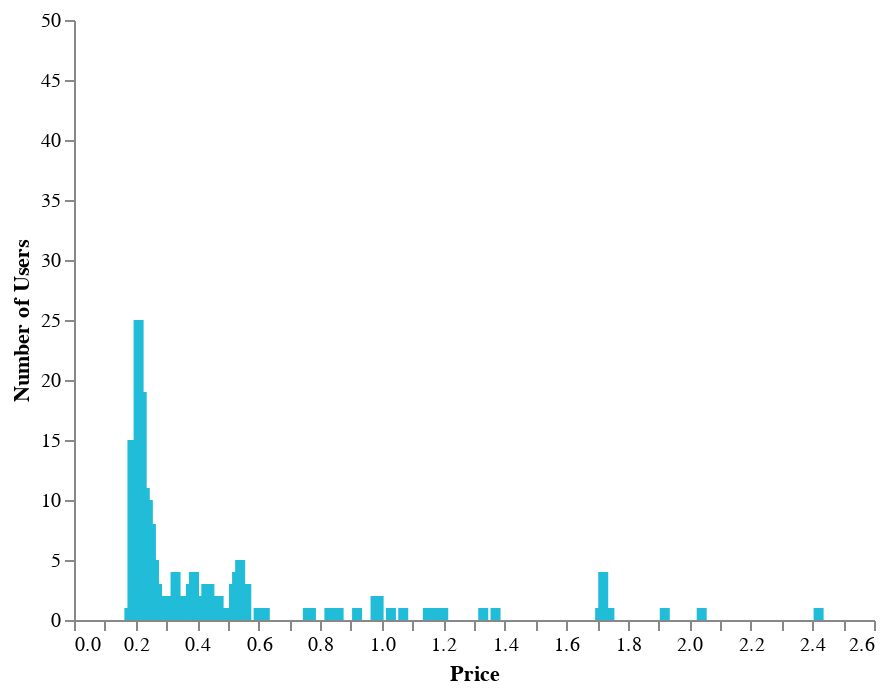

The notebook cell this image was saved under:
### Code cell
cp.first_price_chart(dp.first_price_parse_df)

### Figure 1 — Vega-Lite specification as saved in the notebook (floating-point values rounded to 4 significant figures)
{"config": {"view": {"continuousWidth": 400, "continuousHeight": 300, "strokeOpacity": 0}, "axis": {"grid": false}, "mark": {"color": "#21bcd7"}}, "data": {"name": "data-86ecc6751405eb8bba1826577b2ce2d6"}, "mark": "bar", "encoding": {"tooltip": [{"field": "Number of Users", "type": "quantitative"}, {"field": "Price", "type": "quantitative"}], "x": {"axis": {"labelAngle": 0, "tickBand": "center", "tickCount": 20}, "field": "Price", "type": "quantitative"}, "y": {"field": "Number of Users", "scale": {"domainMax": 50}, "type": "quantitative"}}, "height": 300, "$schema": "https://vega.github.io/schema/vega-lite/v4.17.0.json", "datasets": {"data-86ecc6751405eb8bba1826577b2ce2d6": [{"Price": 0.53, "Number of Users": 4}, {"Price": 0.56, "Number of Users": 3}, {"Price": 0.92, "Number of Users": 1}, {"Price": 0.51, "Number of Users": 1}, {"Price": 0.26, "Number of Users": 5}, {"Price": 1.52, "Number of Users": 0}, {"Price": 0.83, "Number of Users": 1}, {"Price": 0.76, "Number of Users": 1}, {"Price": 0.41, "Number of Users": 2}, {"Price": 1.07, "Number of Users": 1}, {"Price": 1.35, "Number of Users": 0}, {"Price": 0.29, "Number of Users": 1}, {"Price": 0.6, "Number of Users": 1}, {"Price": 0.99, "Number of Users": 2}, {"Price": 0.32, "Number of Users": 1}, {"Price": 1.18, "Number of Users": 0}, {"Price": 0.22, "Number of Users": 19}, {"Price": 1.03, "Number of Users": 1}, {"Price": 1.19, "Number of Users": 0}, {"Price": 0.62, "Number of Users": 1}, {"Price": 0.27, "Number of Users": 3}, {"Price": 1.69, "Number of Users": 0}, {"Price": 0.57, "Number of Users": 0}, {"Price": 0.43, "Number of Users": 3}, {"Price": 0.45, "Number of Users": 0}, {"Price": 0.33, "Number of Users": 4}, {"Price": 0.91, "Number of Users": 0}, {"Price": 1.74, "Number of Users": 1}, {"Price": 1.2, "Number of Users": 1}, {"Price": 0.7, "Number of Users": 0}, {"Price": 2.14, "Number of Users": 0}, {"Price": 2.04, "Number of Users": 1}, {"Price": 1.3, "Number of Users": 0}, {"Price": 0.4, "Number of Users": 1}, {"Price": 1.68, "Number of Users": 0}, {"Price": 0.61, "Number of Users": 1}, {"Price": 0.36, "Number of Users": 2}, {"Price": 0.52, "Number of Users": 3}, {"Price": 1.37, "Number of Users": 1}, {"Price": null, "Number of Users": 892}, {"Price": 0.86, "Number of Users": 1}, {"Price": 0.3, "Number of Users": 2}, {"Price": 1.17, "Number of Users": 1}, {"Price": 1.71, "Number of Users": 1}, {"Price": 0.39, "Number of Users": 4}, {"Price": 0.18, "Number of Users": 1}, {"Price": 1.15, "Number of Users": 1}, {"Price": 0.31, "Number of Users": 0}, {"Price": 0.42, "Number of Users": 2}, {"Price": 0.47, "Number of Users": 2}, {"Price": 0.77, "Number of Users": 1}, {"Price": 0.84, "Number of Users": 1}, {"Price": 0.55, "Number of Users": 3}, {"Price": 0.35, "Number of Users": 2}, {"Price": 0.48, "Number of Users": 1}, {"Price": 1.92, "Number of Users": 1}, {"Price": 1.96, "Number of Users": 0}, {"Price": 0.24, "Number of Users": 10}, {"Price": 0.34, "Number of Users": 0}, {"Price": 0.5, "Number of Users": 1}, {"Price": 0.8, "Number of Users": 0}, {"Price": 0.23, "Number of Users": 11}, {"Price": 0.19, "Number of Users": 15}, {"Price": 1.33, "Number of Users": 1}, {"Price": 0.95, "Number of Users": 0}, {"Price": 1.83, "Number of Users": 0}, {"Price": 1.73, "Number of Users": 0}, {"Price": 2.11, "Number of Users": 0}, {"Price": 0.38, "Number of Users": 3}, {"Price": 0.49, "Number of Users": 0}, {"Price": 0.85, "Number of Users": 0}, {"Price": 0.25, "Number of Users": 8}, {"Price": 1.72, "Number of Users": 4}, {"Price": 0.81, "Number of Users": 0}, {"Price": 0.44, "Number of Users": 3}, {"Price": 0.54, "Number of Users": 5}, {"Price": 2.42, "Number of Users": 1}, {"Price": 0.78, "Number of Users": 0}, {"Price": 0.28, "Number of Users": 2}, {"Price": 2.18, "Number of Users": 0}, {"Price": 0.37, "Number of Users": 1}, {"Price": 0.98, "Number of Users": 2}, {"Price": 0.97, "Number of Users": 0}, {"Price": 0.67, "Number of Users": 0}, {"Price": 0.89, "Number of Users": 0}, {"Price": 0.21, "Number of Users": 25}, {"Price": 1.53, "Number of Users": 0}, {"Price": 0.2, "Number of Users": 14}, {"Price": 1.7, "Number of Users": 0}]}}
